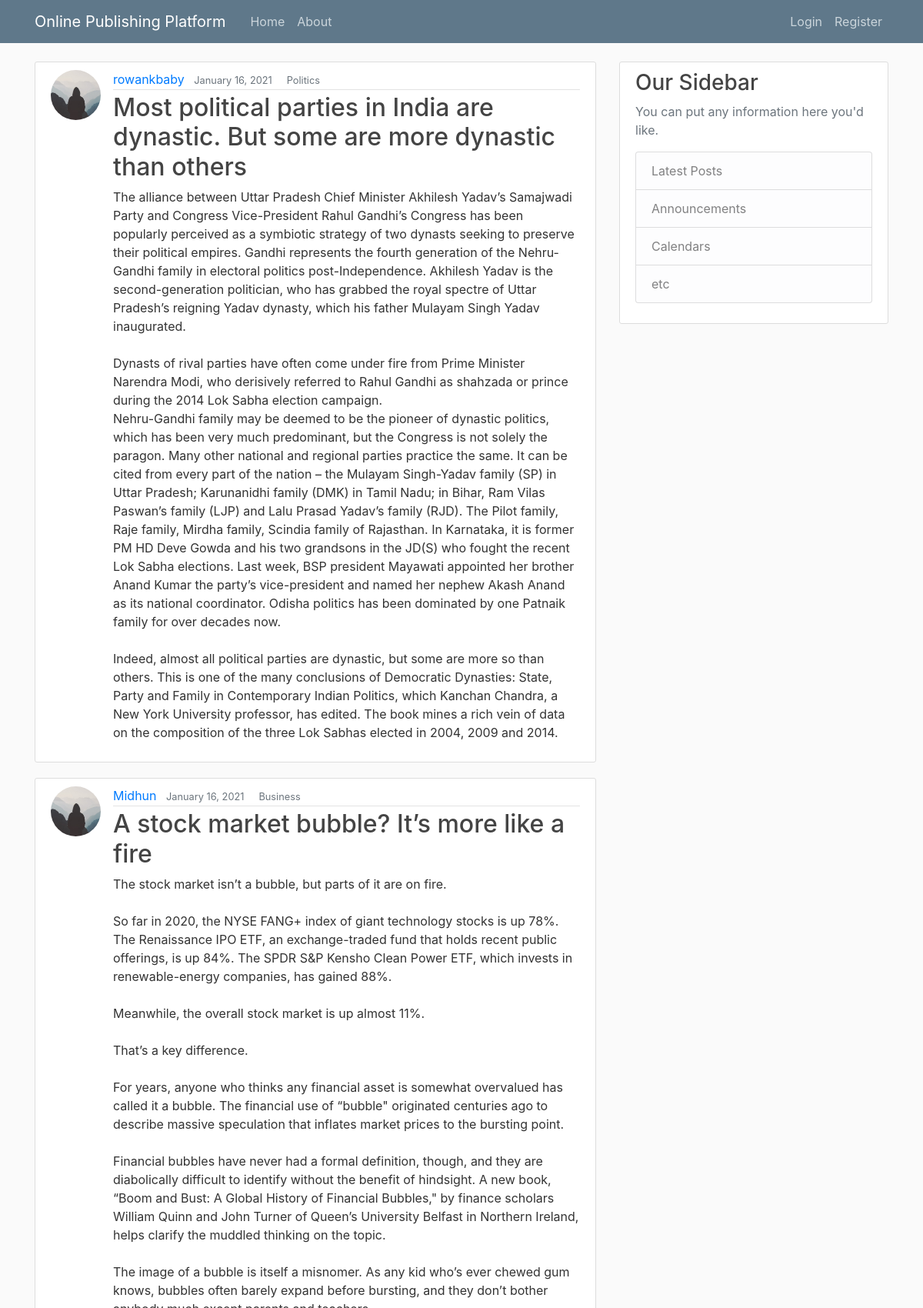
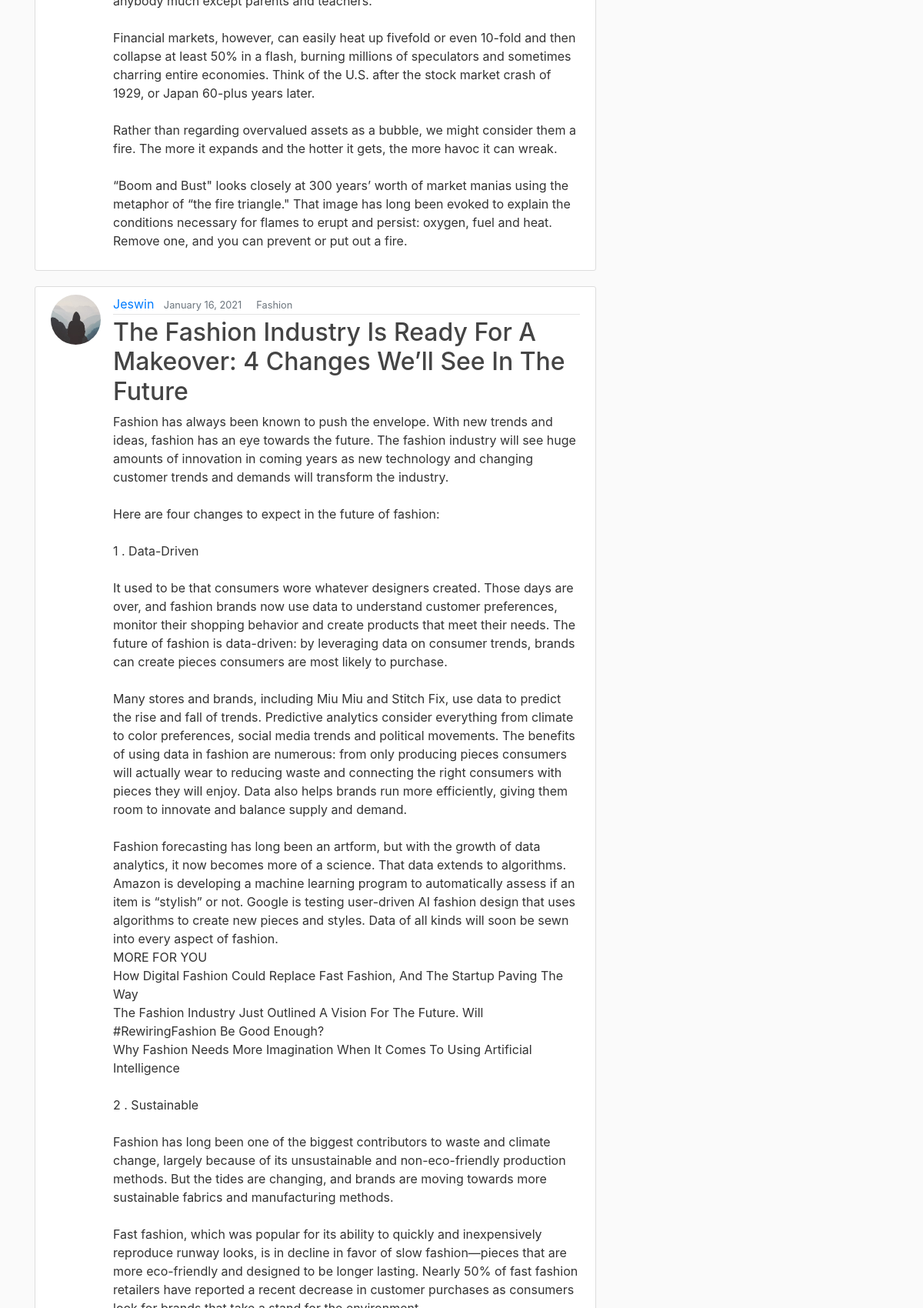
The page / (upper part) on the database its author committed (2 pictures, top to bottom).
### blog/models.py (models this page shows, shortened)
class Post(models.Model):
    title = models.CharField(max_length=100)
    content = models.TextField()
    category = models.CharField(max_length=20, choices=BLOG_CHOICES, default="General")
    date_posted = models.DateTimeField(default=timezone.now)
    author = models.ForeignKey(User, on_delete=models.CASCADE)

### users/models.py (models this page shows, shortened)
class Profile(models.Model):
    user = models.OneToOneField(User, on_delete=models.CASCADE)
    image = models.ImageField(default='default.jpg', upload_to='profile_pics')

### blog/views.py (the view)
# urls.py: path('', PostListView.as_view(), name='blog-home'),
class PostListView(ListView):
    model = Post
    template_name = 'blog/home.html'  # <app>/<model>_<viewtype>.html
    context_object_name = 'posts'
    ordering = ['-date_posted']
    paginate_by = 5

### blog/templates/blog/home.html (shortened to what this page needs)
{% extends "blog/base.html" %}
{% block content %}
    {% for post in posts %}
        <article class="media content-section">
          <img class="rounded-circle article-img" src="{{ post.author.profile.image.url }}">
          <div class="media-body">
            <div class="article-metadata">
              <a class="mr-2" href="{% url 'user-posts' post.author.username %}">{{ post.author }}</a>
              <small class="text-muted">{{ post.date_posted|date:"F d, Y" }}&nbsp;&nbsp;&nbsp;&nbsp;</small>
              <small class="text-muted">{{post.category}}</small>
            </div>
            <h2><a class="article-title" href="{% url 'post-detail' post.id %}">{{ post.title }}</a></h2>
            <p class="article-content">{{ post.content }}</p>
          </div>
        </article>
    {% endfor %}
{% endblock content %}

### blog/static/blog/main.css (style rules this page uses)
body { background: #fafafa; color: #333333; margin-top: 5rem; }
h1, h2, h3, h4, h5, h6 { color: #444444; }
.content-section { background: #ffffff; padding: 10px 20px; border: 1px solid #dddddd; border-radius: 3px; margin-bottom: 20px; }
.article-title { color: #444444; }
.article-content { white-space: pre-line; }
.article-img { height: 65px; width: 65px; margin-right: 16px; }
.article-metadata { padding-bottom: 1px; margin-bottom: 4px; border-bottom: 1px solid #e3e3e3 }

### rows shown on the page
Post: author.profile.image (placeholder picture), author "rowankbaby", date_posted "January 16, 2021", category "Politics", title "Most political parties in India are dynastic. But some are more dynastic than others", content "The alliance between Uttar Pradesh Chief Minister Akhilesh Yadav’s Samajwadi Party and Congress Vice-President Rahul Gandhi’s Congress has been popularly perceived as a symbiotic strategy of two dynasts seeking to preserve their political empires. Gandhi represents the fourth generation of the Nehru-Gandhi family in electoral politics post-Independence. Akhilesh Yadav is the second-generation politician, who has grabbed the royal spectre of Uttar Pradesh’s reigning Yadav dynasty, which his father Mulayam Singh Yadav inaugurated. Dynasts of rival parties have often come under fire from Prime Minister Narendra Modi, who derisively referred to Rahul Gandhi as shahzada or prince during the 2014…"
Post: author.profile.image (placeholder picture), author "Midhun", date_posted "January 16, 2021", category "Business", title "A stock market bubble? It’s more like a fire", content "The stock market isn’t a bubble, but parts of it are on fire. So far in 2020, the NYSE FANG+ index of giant technology stocks is up 78%. The Renaissance IPO ETF, an exchange-traded fund that holds recent public offerings, is up 84%. The SPDR S&P Kensho Clean Power ETF, which invests in renewable-energy companies, has gained 88%. Meanwhile, the overall stock market is up almost 11%. That’s a key difference. For years, anyone who thinks any financial asset is somewhat overvalued has called it a bubble. The financial use of “bubble\" originated centuries ago to describe massive speculation that inflates market prices to the bursting point. Financial bubbles have never had a formal definition,…"
Post: author.profile.image (placeholder picture), author "Jeswin", date_posted "January 16, 2021", category "Fashion", title "The Fashion Industry Is Ready For A Makeover: 4 Changes We’ll See In The Future"
